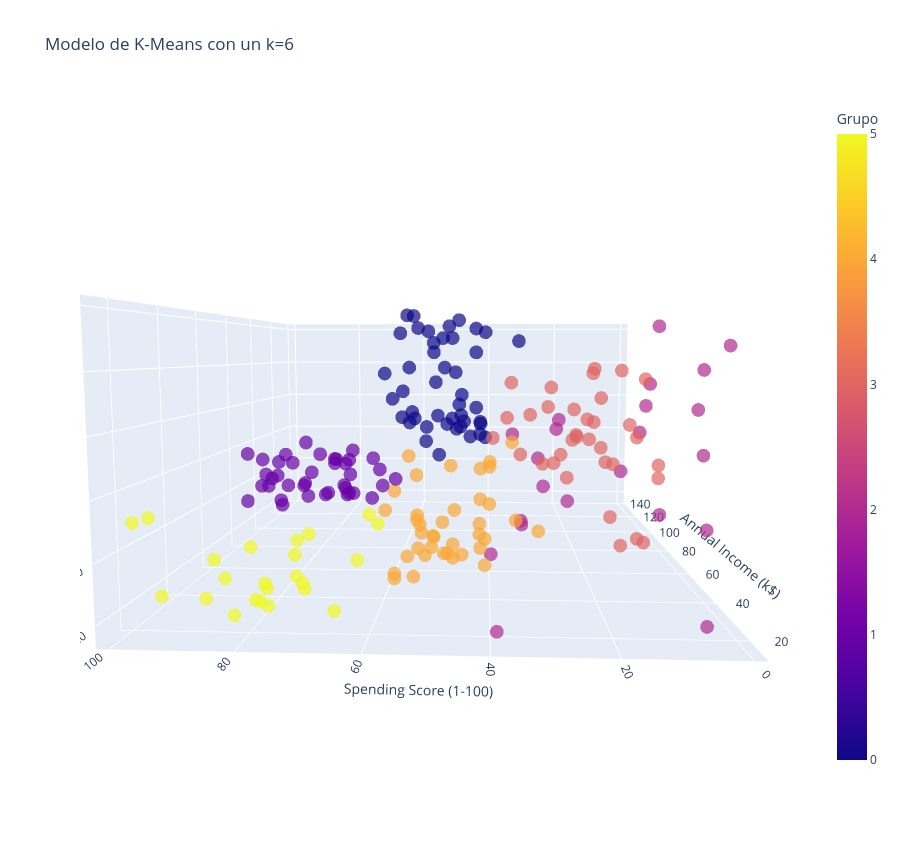

The cell this chart's notebook holds for it:
### Code cell
# Crear un modelo 3D de los datos agrupados

Grafica_3D = px.scatter_3d(Datos, x='Annual Income (k$)', y='Spending Score (1-100)', z='Age', color='Grupo', symbol='Grupo', symbol_map={0: 'circle', 1: 'circle', 2: 'circle', 3: 'circle', 4: 'circle', 5: 'circle', 6: 'circle'}, opacity=0.7, width=900, height=850, title=f'Modelo de K-Means con un k={6}', labels={'label': 'Cluster'}, color_discrete_map={})
Grafica_3D.update_layout(showlegend=False)

### Figure 1 — Plotly figure (JSON) as saved in the notebook; plotly's stock layout.template omitted (floating-point values rounded to 4 significant figures)
{"data": [{"hovertemplate": "Grupo=%{marker.color}<br>Annual Income (k$)=%{x}<br>Spending Score (1-100)=%{y}<br>Age=%{z}<extra></extra>", "legendgroup": "2", "marker": {"color": [2, 2, 2, 2, 2, 2, 2, 2, 2, 2, 2, 2, 2, 2, 2, 2, 2, 2, 2, 2, 2, 2], "coloraxis": "coloraxis", "opacity": 0.7, "symbol": "circle"}, "mode": "markers", "name": "2", "scene": "scene", "showlegend": true, "type": "scatter3d", "x": [15, 16, 17, 18, 19, 19, 20, 20, 21, 23, 24, 25, 28, 28, 29, 30, 33, 33, 34, 37, 39, 39], "y": [39, 6, 40, 6, 3, 14, 15, 13, 35, 29, 35, 5, 14, 32, 31, 4, 4, 14, 17, 26, 36, 28], "z": [19, 20, 31, 35, 64, 67, 58, 37, 35, 52, 35, 46, 54, 45, 40, 60, 53, 49, 42, 36, 48, 49]}, {"hovertemplate": "Grupo=%{marker.color}<br>Annual Income (k$)=%{x}<br>Spending Score (1-100)=%{y}<br>Age=%{z}<extra></extra>", "legendgroup": "5", "marker": {"color": [5, 5, 5, 5, 5, 5, 5, 5, 5, 5, 5, 5, 5, 5, 5, 5, 5, 5, 5, 5, 5, 5, 5], "coloraxis": "coloraxis", "opacity": 0.7, "symbol": "circle"}, "mode": "markers", "name": "5", "scene": "scene", "showlegend": true, "type": "scatter3d", "x": [15, 16, 17, 18, 19, 19, 20, 20, 21, 23, 24, 25, 28, 28, 29, 30, 33, 33, 34, 37, 38, 39, 39], "y": [81, 77, 76, 94, 72, 99, 77, 79, 66, 98, 73, 73, 82, 61, 87, 73, 92, 81, 73, 75, 92, 61, 65], "z": [21, 23, 22, 23, 30, 35, 24, 22, 20, 35, 25, 31, 29, 35, 23, 21, 18, 21, 30, 20, 24, 31, 24]}, {"hovertemplate": "Grupo=%{marker.color}<br>Annual Income (k$)=%{x}<br>Spending Score (1-100)=%{y}<br>Age=%{z}<extra></extra>", "legendgroup": "0", "marker": {"color": [0, 0, 0, 0, 0, 0, 0, 0, 0, 0, 0, 0, 0, 0, 0, 0, 0, 0, 0, 0, 0, 0, 0, 0, 0, 0, 0, 0, 0, 0, 0, 0, 0, 0, 0, 0, 0, 0, 0, 0, 0, 0, 0, 0], "coloraxis": "coloraxis", "opacity": 0.7, "symbol": "circle"}, "mode": "markers", "name": "0", "scene": "scene", "showlegend": true, "type": "scatter3d", "x": [38, 40, 42, 43, 43, 43, 44, 44, 46, 46, 47, 47, 48, 48, 48, 49, 49, 50, 50, 54, 54, 54, 54, 54, 54, 54, 57, 58, 59, 60, 60, 61, 62, 62, 62, 63, 63, 63, 63, 63, 65, 65, 67, 67], "y": [35, 55, 52, 60, 45, 41, 50, 46, 46, 56, 52, 59, 51, 50, 48, 55, 42, 49, 56, 47, 53, 42, 51, 41, 44, 46, 58, 46, 55, 49, 47, 42, 48, 59, 56, 50, 46, 43, 48, 52, 43, 59, 43, 57], "z": [65, 50, 49, 59, 50, 47, 51, 69, 53, 70, 67, 54, 63, 43, 68, 70, 47, 60, 60, 59, 45, 49, 57, 67, 46, 48, 55, 50, 68, 48, 47, 48, 49, 67, 49, 66, 54, 68, 66, 65, 63, 49, 51, 50]}, {"hovertemplate": "Grupo=%{marker.color}<br>Annual Income (k$)=%{x}<br>Spending Score (1-100)=%{y}<br>Age=%{z}<extra></extra>", "legendgroup": "4", "marker": {"color": [4, 4, 4, 4, 4, 4, 4, 4, 4, 4, 4, 4, 4, 4, 4, 4, 4, 4, 4, 4, 4, 4, 4, 4, 4, 4, 4, 4, 4, 4, 4, 4, 4, 4, 4, 4, 4, 4], "coloraxis": "coloraxis", "opacity": 0.7, "symbol": "circle"}, "mode": "markers", "name": "4", "scene": "scene", "showlegend": true, "type": "scatter3d", "x": [40, 40, 40, 42, 43, 46, 46, 48, 48, 48, 54, 54, 54, 54, 54, 57, 58, 59, 60, 60, 60, 60, 61, 62, 62, 62, 63, 64, 64, 65, 65, 67, 67, 69, 70, 71, 72, 76], "y": [47, 42, 42, 60, 54, 51, 55, 59, 59, 47, 54, 48, 52, 55, 57, 55, 60, 41, 40, 42, 52, 50, 49, 41, 55, 42, 54, 42, 46, 48, 50, 56, 40, 58, 29, 35, 34, 40], "z": [27, 29, 31, 33, 31, 27, 19, 18, 19, 32, 26, 40, 23, 38, 21, 22, 34, 18, 40, 32, 24, 27, 20, 23, 26, 21, 19, 38, 19, 18, 19, 27, 38, 40, 23, 43, 25, 28]}, {"hovertemplate": "Grupo=%{marker.color}<br>Annual Income (k$)=%{x}<br>Spending Score (1-100)=%{y}<br>Age=%{z}<extra></extra>", "legendgroup": "1", "marker": {"color": [1, 1, 1, 1, 1, 1, 1, 1, 1, 1, 1, 1, 1, 1, 1, 1, 1, 1, 1, 1, 1, 1, 1, 1, 1, 1, 1, 1, 1, 1, 1, 1, 1, 1, 1, 1, 1, 1, 1], "coloraxis": "coloraxis", "opacity": 0.7, "symbol": "circle"}, "mode": "markers", "name": "1", "scene": "scene", "showlegend": true, "type": "scatter3d", "x": [69, 70, 71, 71, 71, 72, 73, 73, 74, 75, 76, 77, 77, 78, 78, 78, 78, 78, 78, 79, 81, 85, 86, 87, 87, 87, 88, 88, 93, 97, 98, 99, 101, 103, 103, 113, 120, 126, 137], "y": [91, 77, 95, 75, 75, 71, 88, 73, 72, 93, 87, 97, 74, 90, 88, 76, 89, 78, 73, 83, 93, 75, 95, 63, 75, 92, 86, 69, 90, 86, 88, 97, 68, 85, 69, 91, 79, 74, 83], "z": [39, 31, 40, 38, 39, 31, 29, 32, 35, 32, 32, 28, 32, 34, 39, 38, 27, 30, 30, 29, 31, 36, 33, 32, 28, 36, 30, 27, 35, 32, 29, 30, 28, 36, 32, 38, 35, 32, 30]}, {"hovertemplate": "Grupo=%{marker.color}<br>Annual Income (k$)=%{x}<br>Spending Score (1-100)=%{y}<br>Age=%{z}<extra></extra>", "legendgroup": "3", "marker": {"color": [3, 3, 3, 3, 3, 3, 3, 3, 3, 3, 3, 3, 3, 3, 3, 3, 3, 3, 3, 3, 3, 3, 3, 3, 3, 3, 3, 3, 3, 3, 3, 3, 3, 3], "coloraxis": "coloraxis", "opacity": 0.7, "symbol": "circle"}, "mode": "markers", "name": "3", "scene": "scene", "showlegend": true, "type": "scatter3d", "x": [71, 71, 73, 73, 74, 75, 77, 77, 78, 78, 78, 78, 78, 78, 79, 81, 85, 86, 87, 87, 87, 88, 88, 93, 97, 98, 99, 101, 103, 103, 113, 120, 126, 137], "y": [11, 9, 5, 7, 10, 5, 12, 36, 22, 17, 20, 16, 1, 1, 35, 5, 26, 20, 27, 13, 10, 13, 15, 14, 32, 15, 39, 24, 17, 23, 8, 16, 28, 18], "z": [59, 47, 20, 44, 19, 57, 25, 48, 34, 43, 44, 47, 37, 34, 56, 19, 50, 42, 36, 40, 36, 52, 58, 59, 37, 46, 41, 54, 41, 34, 33, 47, 45, 32]}], "layout": {"coloraxis": {"colorbar": {"title": {"text": "Grupo"}}, "colorscale": [[0, "#0d0887"], [0.1111, "#46039f"], [0.2222, "#7201a8"], [0.3333, "#9c179e"], [0.4444, "#bd3786"], [0.5556, "#d8576b"], [0.6667, "#ed7953"], [0.7778, "#fb9f3a"], [0.8889, "#fdca26"], [1, "#f0f921"]]}, "height": 850, "legend": {"title": {"text": "Grupo"}, "tracegroupgap": 0}, "scene": {"aspectmode": "auto", "aspectratio": {"x": 1.429, "y": 1.148, "z": 0.6093}, "camera": {"center": {"x": 0, "y": 0, "z": 0}, "eye": {"x": -2.044, "y": -0.09978, "z": 0.2078}, "projection": {"type": "perspective"}, "up": {"x": 0, "y": 0, "z": 1}}, "domain": {"x": [0, 1], "y": [0, 1]}, "xaxis": {"title": {"text": "Annual Income (k$)"}, "type": "linear"}, "yaxis": {"title": {"text": "Spending Score (1-100)"}, "type": "linear"}, "zaxis": {"title": {"text": "Age"}, "type": "linear"}}, "showlegend": false, "title": {"text": "Modelo de K-Means con un k=6"}, "width": 900}}
